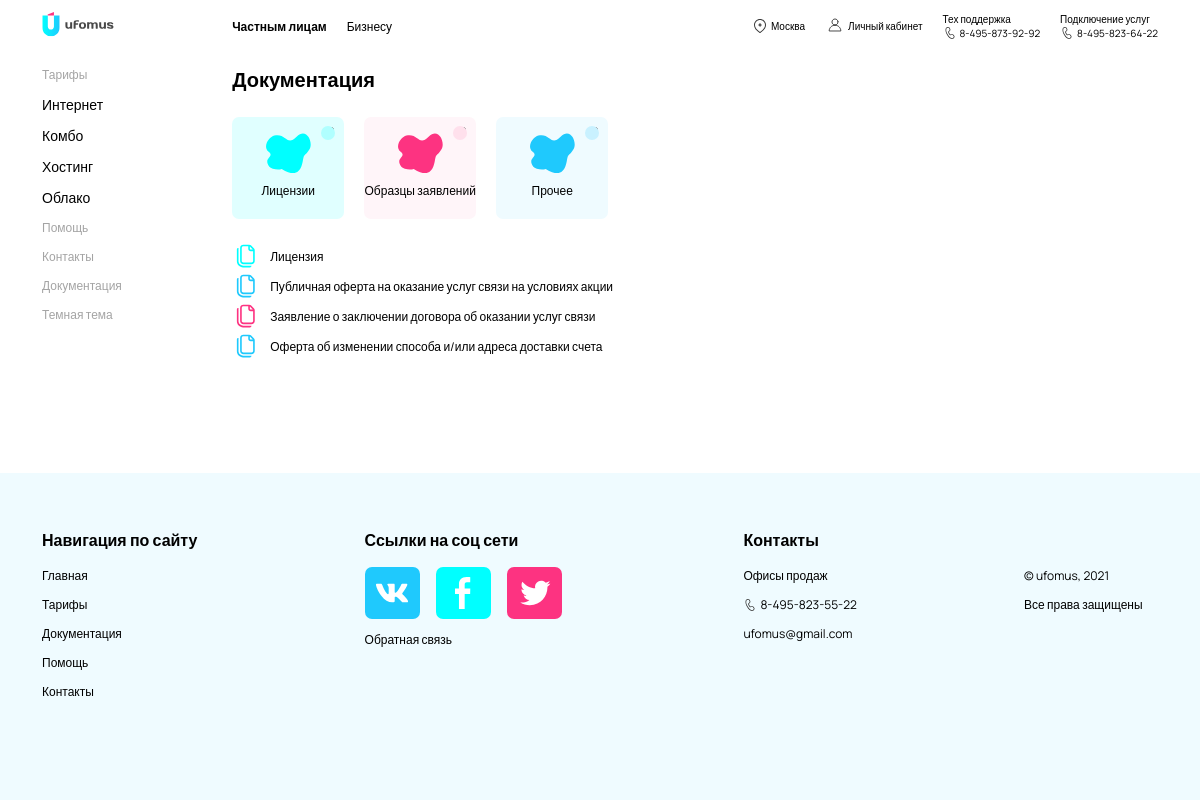
The page /documents.php on the database its author committed.
### tables this page shows
CREATE TABLE `document` (
  `document_id` int(11) NOT NULL,
  `title` varchar(255) DEFAULT NULL,
  `link` varchar(255) DEFAULT NULL,
  `category` varchar(32) DEFAULT NULL
);

### documents.php (called while the page is built, shortened)
<?php
    require_once("assets/libs/api.php");
    $data = new Data();
    $api = new Api();
    $data->header = "all from documents";
    $res = $api->request($data);
    $data->header = "all from document cat";
    $res2 = $api->request($data);
    include("assets/templates/pages/main_documents.php");
    include("assets/templates/html.php");
?>

### assets/libs/api.php (called while the page is built, shortened)
<?php
    require_once("database.php");
    class Api {
        public function request($data) {
            global $pdo;
            switch($data->header) {
                case "all from documents":
                    $sql = "SELECT document.*, document_category.document_category_name FROM document LEFT JOIN document_category ON document.category = document_category.document_category_id";
                    $query = $pdo->prepare($sql);
                    $query->execute();
                    $result = $query->fetchAll(PDO::FETCH_ASSOC);
                    $response["header"] = "Документы";
                    foreach($result as $table) {
                        $response ["items"][] = array(
                            "Заголовок" => $table["title"],
                            "Ссылка" => $table["link"],
                            "Категория" => $table["document_category_name"]
                        );
                    }
                break;
                case "all from document cat":
                    $sql = "SELECT * FROM document_category";
                    $query = $pdo->prepare($sql);
                    $query->execute();
                    $result = $query->fetchAll(PDO::FETCH_ASSOC);
                    $response["header"] = "Категории документов";
                    foreach($result as $table) {
                        $response ["items"][] = array(
                            "Категория" => $table["document_category_name"]
                        );
                    }
                break;
            }
            return $response;
        }
    }
?>

### assets/templates/pages/main_documents.php (the view, shortened to what this page needs)
<main  class="documents">
    <h1>Документация</h1>
    <ul class="filter-cards section-insides">
        <?php foreach($res2["items"] as $row):?>
            <li class="to-grey" data-cat="<?= $row["Категория"] ?>">
                 <input type="checkbox" name="" id="">
                <p><?= $row["Категория"] ?> </p>
            </li>
        <?php endforeach; ?>
        <li class="to-grey">
            <input type="checkbox" name="" id="">
            <p>Прочее</p>
         </li>
    </ul>
    <ul class="document-list section-insides">
        <?php foreach($res["items"] as $row):?>
            <li data-doccat="<?= $row["Категория"] ?>">
                <a href="<?= $row["Ссылка"] ?>" target="_blank">
                <span><?= $row["Заголовок"] ?></span>
                </a>
            </li>
        <?php endforeach; ?>
    </ul>
</main>

### assets/css/style.css (style rules this page uses)
* { padding: 0;margin: 0;border:0; box-sizing: border-box; }
*, *:before, *:after { box-sizing: border-box; }
a { display: block; }
a, a:visited, a:hover { text-decoration: none;color:inherit; }
ul li { list-style: none; }
input,button,textarea, select { font-family:inherit;font-size:inherit; color:inherit }
a, button { cursor: pointer; }
html, body { height: 100%;width: 100%; }
body { font-family: 'Manrope', sans-serif; font-size: 12px; }
h1, h2 { font-size: 20px; }
main { display: flex; flex-direction: column; width: 100%; }
.section-insides { margin-top: 24px; }
.filter-cards { display: flex; flex-wrap: wrap; }
.filter-cards li { position: relative; padding-top: 16px; padding-bottom: 20px; border-radius: 7px; margin-right: 20px; }
.filter-cards li input[type="checkbox"] { width: 9px; height: 9px; position: absolute; top: 10px; right: 10px; }
.filter-cards li input[type="checkbox"]::before { position: absolute; top: -1px; right: -1px; content:''; width: 14px; height: 14px; display: block; border-radius: 50%; z-index:3; }
.filter-cards li input[type="checkbox"]::after { position: absolute; top: -2px; right: -2px; display: none; z-index:4; }
.documents .filter-cards li { background-color: #EFFBFF; }
.documents .filter-cards li[data-cat="Лицензии"] { background-color: #E0FFFF; }
.documents .filter-cards li[data-cat="Образцы заявлений"] { background-color: #FFF5F9; }
.documents .filter-cards li { width: 112px; text-align: center; }
.documents .filter-cards li svg { margin-bottom: 4px; }
.documents .filter-cards li input[type="checkbox"]::after { content: url("../icons/check.svg"); }
.documents .filter-cards li input[type="checkbox"]::before { background-color:#C9F1FF; }
.documents .filter-cards li[data-cat="Образцы заявлений"] input[type="checkbox"]::before { background-color:#FFE0EC; }
.documents .filter-cards li[data-cat="Лицензии"] input[type="checkbox"]::before { background-color:#B0FFFF; }
.documents .filter-cards li[data-cat="Лицензии"] input[type="checkbox"]::after { content: url("../icons/check.svg"); }
.document-list li a { display: grid; grid-template-columns: 30px auto; grid-gap: 8px; margin-bottom: 4px; align-items: center; }

### rows shown on the page
document: title "Лицензия"
document: title "Публичная оферта на оказание услуг связи на условиях акции"
document: title "Заявление о заключении договора об оказании услуг связи"
document: title "Оферта об изменении способа и/или адреса доставки счета"

### other values the page prints
$row["Категория"] "Лицензии"
$row["Категория"] "Образцы заявлений"
